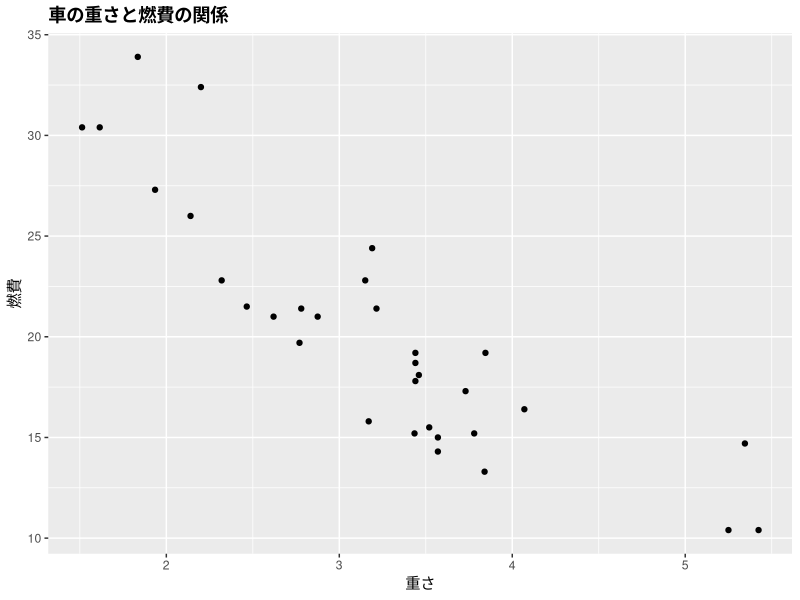

This chart was generated by the following R code:

library(ggplot2)
library(Cairo)

CairoFonts(regular = 'HiraKakuProN-W3')
par(family='HiraKakuProN-W3')
# plot作成
gg <- ggplot(mtcars,aes(x=wt,y=mpg)) + geom_point()
gg <- gg + ggtitle("車の重さと燃費の関係")
gg <- gg + xlab("重さ") + ylab("燃費")
gg <- gg + theme(plot.title = element_text(face="bold"))

# PDF出力(A4横)
CairoPDF(paper="a4r",width=11.69,height=8.27)
theme_gray(base_family="HiraKakuProN-W3")
print(gg)
